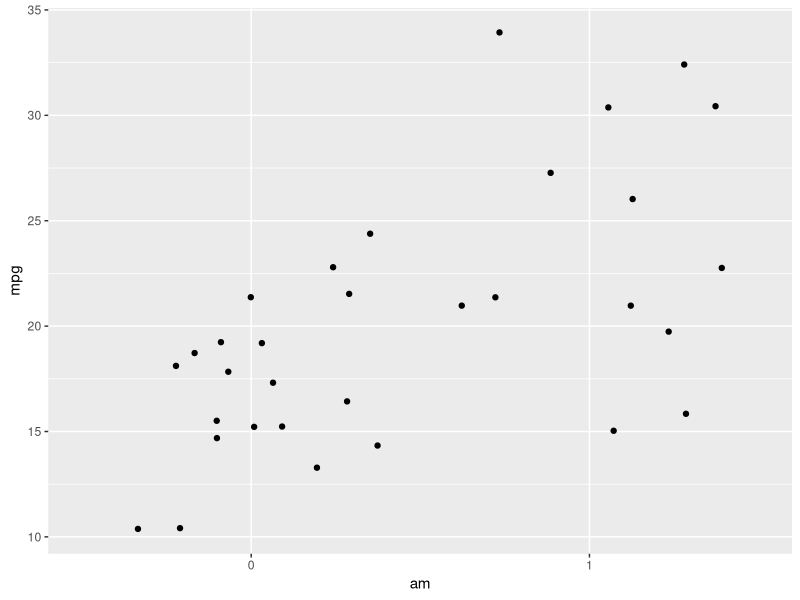
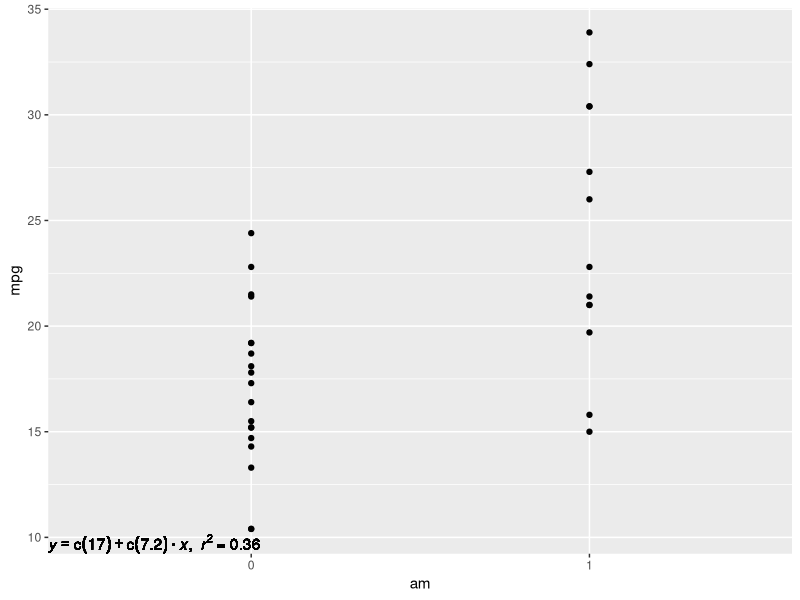
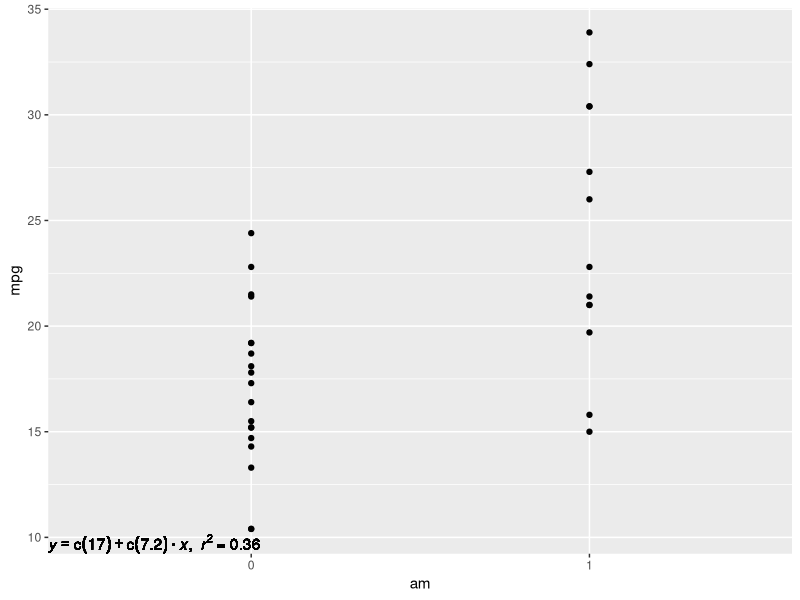
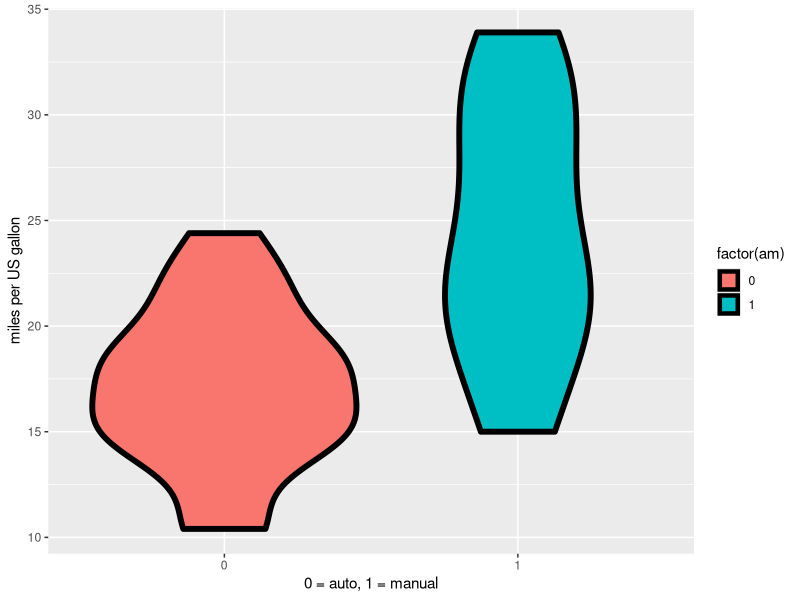

Reproduce these figures in R, in order. (Note: this script raises an error after producing the figures.)
library(ggplot2)
?mtcars
data(mtcars)
mtcars$am <- as.factor(mtcars$am)

View(mtcars)
lm(mpg ~ am, data = mtcars)
fit <- lm(mpg ~ am, data = mtcars)
summary(fit)
lm_eqn <- function(m) {
  l <- list(a = format(coef(m)[1], digits = 2),
            b = format(abs(coef(m)[2]), digits = 2),
            r2 = format(summary(m)$r.squared, digits = 3));

  if (coef(m)[2] >= 0)  {
    eq <- substitute(italic(y) == a + b %.% italic(x)*","~~italic(r)^2~"="~r2,l)
  } else {
    eq <- substitute(italic(y) == a - b %.% italic(x)*","~~italic(r)^2~"="~r2,l)
  }

  as.character(as.expression(eq));
}

f <- ggplot(mtcars, aes(x = am, y = mpg)) + geom_jitter()
f
f <- ggplot(mtcars, aes(x = am, y = mpg)) + geom_point()
f <- f + geom_text(aes(-Inf, -Inf, hjust = 0, vjust = 0, label = lm_eqn(fit)), parse = TRUE)
f <- f + geom_smooth(method ="lm")
f
f <- f + geom_smooth(method ="lm")
setwd("~/Projects/datasciencecoursera/Regression_Ms/Assignment")
e <- resid(fit)
yhat <- predict(fit)
n <- length(mtcars$mpg)

f + geom_segment(aes(x = am,
                 y = mpg,
                 xend = am,
                 yend = 7.245 * am + 17.147),
             size = 1)

fit2 <- lm(mpg ~ hp, data = mtcars)
f <- ggplot(mtcars, aes(x = hp, y = mpg)) + geom_point()
f <- f + geom_smooth(method ="lm")
f <- f + geom_segment(aes(x = hp,
                     y = mpg,
                     xend = hp,
                     yend = fit2$coefficients[2] * hp + fit2$coefficients[1],
                     color = abs(mpg - (fit2$coefficients[2] * hp + fit2$coefficients[1]))),
                 size = 1)
library(dplyr)
summarise(group_by(mtcars, am), mn = mean(mpg))

g2 <- ggplot(data = mtcars, aes(y = mpg, x = factor(am), fill = factor(am)))
g2 <- g2 + geom_violin(colour = "black", size = 2)
g2 <- g2 + xlab("0 = auto, 1 = manual") + ylab("miles per US gallon")
g2

ggpairs(mtcars, lower = list(continuous = "smooth"))
# El corr: que sale en el gráfico, es "from moderate to weak", according to
# Hair et al. (2011) & Hair et al. (2013) rule of thumb.
cor(mtcars$drat, mtcars$mpg)
# CYL, DISP, WT mejores que AM.

library(car)
fit <- lm(cyl ~ ., data = mtcars)
vif(fit)
